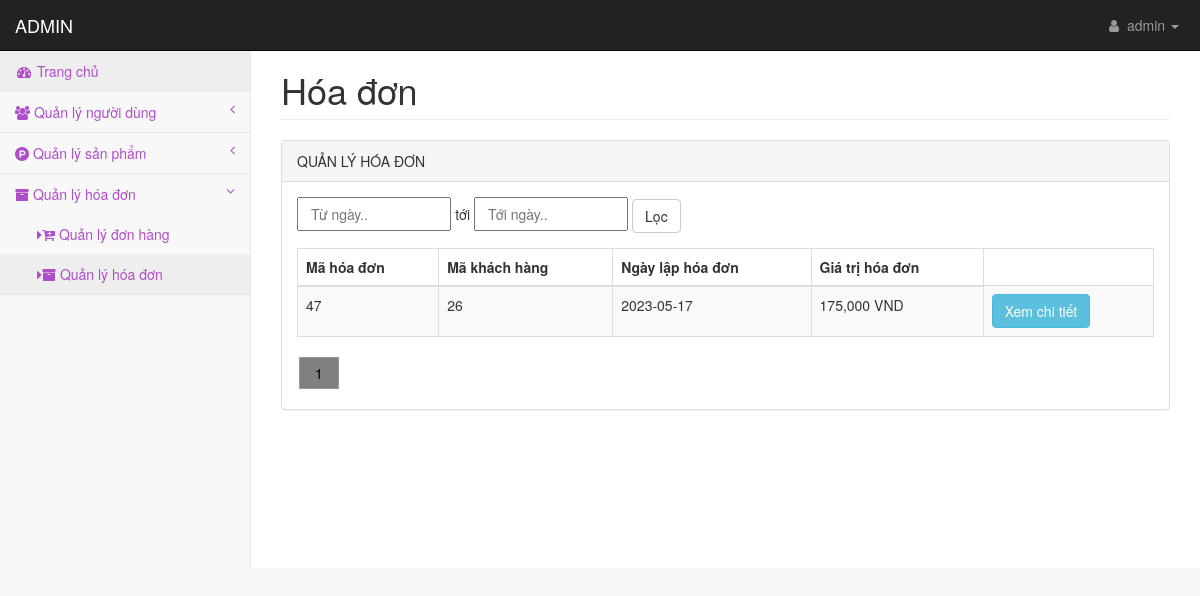
The app's page /admin/pages/hoadonlist.php (signed in), older data.
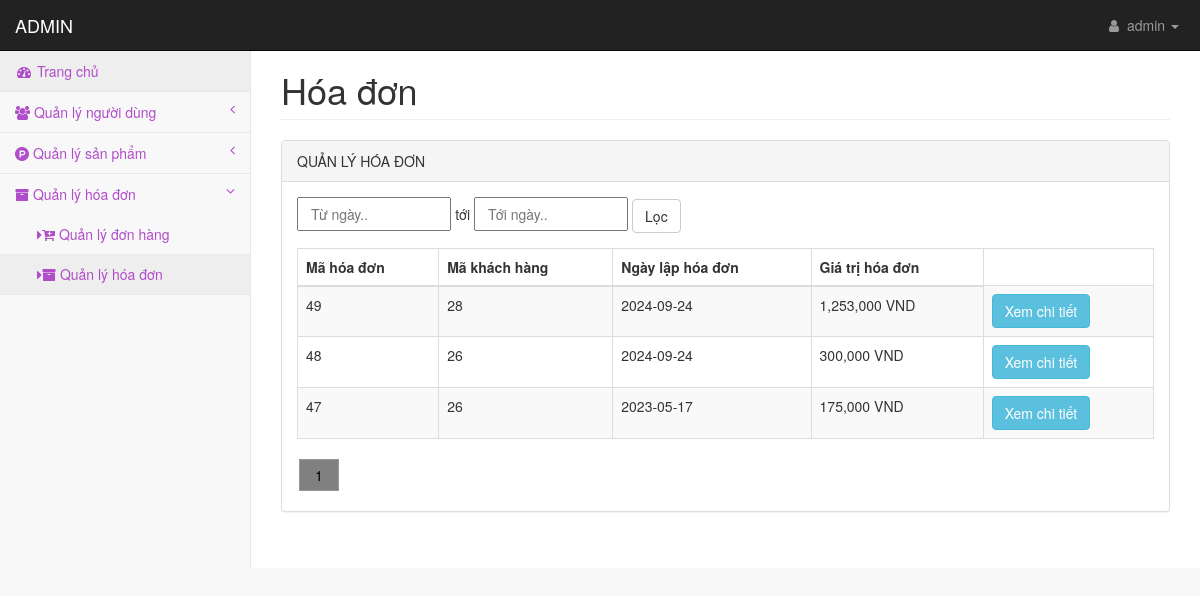
The same page, newer data.
### tables this page shows
CREATE TABLE `tbl_hoadon` (
  `maHoaDon` int(11) NOT NULL,
  `maKhachHang` int(11) NOT NULL,
  `ngayDat` date NOT NULL,
  `giaTriHD` int(11) NOT NULL
);

### admin/lib/database.php (called while the page is built, shortened)
<?php
Class Database{
   public $host   = DB_HOST;
   public $user   = DB_USER;
   public $pass   = DB_PASS;
   public $dbname = DB_NAME;
   public $link;
private function connectDB(){
   $this->link = new mysqli($this->host, $this->user, $this->pass,
    $this->dbname);
 }
public function select($query){
  $result = $this->link->query($query) or
   die($this->link->error.__LINE__);
  if($result->num_rows > 0){
    return $result;
  } else {
    return false;
  }
 }
}

### admin/classes/hoadon.php (called while the page is built, shortened)
<?php
    require_once '../lib/database.php';
?>
<?php
    class hoadon
    {
        private $db;
        public function __construct()
        {
            $this->db = new Database();
        }
        public function show_hoadonPhanTrang()
        {
            $sanPhamTungTrang = 10;
            if (!isset($_GET['trang'])){
                    $trang = 1;
            }else{
                    $trang = $_GET['trang'];
            }
            $tungTrang = ($trang - 1) * $sanPhamTungTrang;
           if (isset($_GET['wordSearch']) && !empty($_GET['wordSearch']) ){
                if (isset($_GET['timTheo']) && !empty($_GET['timTheo']) ){
                    $wordSearch = $_GET['wordSearch'];
                    $timTheo = $_GET['timTheo'];
                    if ($timTheo == "Mã hóa đơn"){
                        $query = "SELECT * FROM tbl_hoadon WHERE maHoaDon LIKE '%$wordSearch%' ORDER BY maHoaDon DESC LIMIT $tungTrang, $sanPhamTungTrang ";
                    }
                    if ($timTheo == "Mã khách hàng"){
                        $query = "SELECT * FROM tbl_hoadon WHERE maKhachHang LIKE '%$wordSearch%' ORDER BY maHoaDon DESC LIMIT $tungTrang, $sanPhamTungTrang";
                    }
                    if ($timTheo == "Ngày lập hóa đơn"){
                        $query = "SELECT * FROM tbl_hoadon WHERE ngayDat LIKE '%$wordSearch%' ORDER BY maHoaDon DESC LIMIT $tungTrang, $sanPhamTungTrang  ";
                    }
                }
            }else{
                    $query = "SELECT * FROM tbl_hoadon ORDER BY maHoaDon DESC LIMIT $tungTrang, $sanPhamTungTrang ";
            }
            $result = $this->db->select($query);
            return $result;
        }
    }
?>

### admin/pages/hoadonlist.php (the view, shortened to what the rows shown need)
<?php
    include 'header.php';
?>
<?php  include_once '../classes/hoadon.php' ?>
<?php
    $hoadon = new hoadon();
?>
            <div id="page-wrapper">
                <div class="container-fluid">
                    <div class="row">
                        <div class="col-lg-12">
                            <h1 class="page-header">Hóa đơn</h1>
                        </div>
                    </div>
                    <div class="row">
                        <div class="col-lg-12">
                            <div class="panel panel-default">
                                <div class="panel-body">
                                    <div class="table-responsive">
                                        <table class="table table-striped table-bordered table-hover">
                                            <thead>
                                                <tr>
                                                    <th>Mã hóa đơn</th>
                                                    <th>Mã khách hàng</th>
                                                    <th>Ngày lập hóa đơn</th>
                                                    <th>Giá trị hóa đơn</th>
                                                </tr>
                                            </thead>
                                            <tbody>
                                                <?php
                                                    $hoadonlist = $hoadon->show_hoadonPhanTrang();
                                                    if ($hoadonlist){
                                                        while ($resultHD = $hoadonlist->fetch_assoc()){
                                                ?>
                                                <tr class="odd gradeX">
                                                    <td><?php echo $resultHD['maHoaDon']; ?></td>
                                                    <td><?php echo $resultHD['maKhachHang']; ?></td>
                                                    <td><?php echo $resultHD['ngayDat']; ?></td>
                                                    <td><?php echo number_format($resultHD['giaTriHD']); ?> VND</td>
                                                    <td>
                                                        <a href="chitiethoadon.php?maHoaDon=<?php echo $resultHD['maHoaDon'] ?>"><button type="button" class="btn btn-info" id="btnShow" >Xem chi tiết</button>
                                                            </a>
                                                    </td>
                                                </tr>
                                                <?php
                                                    }
                                                }
                                                ?>
                                            </tbody>
                                        </table>
                                    </div>
                                </div>
                            </div>
                        </div>
                    </div>
                                </div>
                            </div>
                        </div>
    </body>
</html>

Row changes from the older to the newer data that the page shows:
added tbl_hoadon: maHoaDon "49", maKhachHang "28", ngayDat "2024-09-24", giaTriHD "1,253,000"
added tbl_hoadon: maHoaDon "48", maKhachHang "26", ngayDat "2024-09-24", giaTriHD "300,000"
